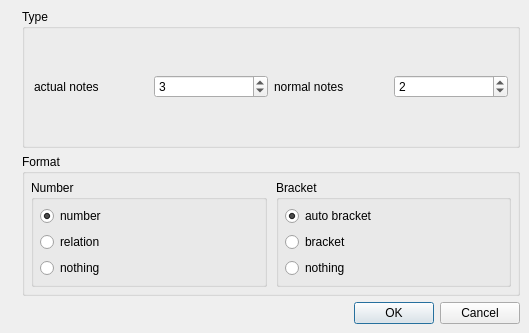
<ui version="4.0" >
 <class>TupletDialog</class>
 <widget class="QDialog" name="TupletDialog" >
  <property name="geometry" >
   <rect>
    <x>0</x>
    <y>0</y>
    <width>529</width>
    <height>333</height>
   </rect>
  </property>
  <property name="windowTitle" >
   <string>MuseScore: create tuplet</string>
  </property>
  <layout class="QHBoxLayout" >
   <property name="margin" >
    <number>0</number>
   </property>
   <item>
    <widget class="QLabel" name="label_3" >
     <property name="sizePolicy" >
      <sizepolicy vsizetype="Ignored" hsizetype="Fixed" >
       <horstretch>0</horstretch>
       <verstretch>0</verstretch>
      </sizepolicy>
     </property>
     <property name="text" >
      <string/>
     </property>
     <property name="pixmap" >
      <pixmap>:/data/bg1.jpg</pixmap>
     </property>
    </widget>
   </item>
   <item>
    <layout class="QGridLayout" >
     <property name="margin" >
      <number>9</number>
     </property>
     <item row="0" column="0" >
      <widget class="QGroupBox" name="groupBox" >
       <property name="title" >
        <string>Type</string>
       </property>
       <property name="flat" >
        <bool>true</bool>
       </property>
       <layout class="QHBoxLayout" >
        <property name="margin" >
         <number>9</number>
        </property>
        <item>
         <widget class="QLabel" name="label" >
          <property name="text" >
           <string>actual notes</string>
          </property>
         </widget>
        </item>
        <item>
         <widget class="QSpinBox" name="actualNotes" >
          <property name="sizePolicy" >
           <sizepolicy vsizetype="Fixed" hsizetype="Preferred" >
            <horstretch>0</horstretch>
            <verstretch>0</verstretch>
           </sizepolicy>
          </property>
          <property name="minimum" >
           <number>2</number>
          </property>
          <property name="maximum" >
           <number>9999</number>
          </property>
          <property name="value" >
           <number>3</number>
          </property>
         </widget>
        </item>
        <item>
         <widget class="QLabel" name="label_2" >
          <property name="text" >
           <string>normal notes</string>
          </property>
         </widget>
        </item>
        <item>
         <widget class="QSpinBox" name="normalNotes" >
          <property name="sizePolicy" >
           <sizepolicy vsizetype="Fixed" hsizetype="Preferred" >
            <horstretch>0</horstretch>
            <verstretch>0</verstretch>
           </sizepolicy>
          </property>
          <property name="minimum" >
           <number>1</number>
          </property>
          <property name="maximum" >
           <number>9999</number>
          </property>
          <property name="value" >
           <number>2</number>
          </property>
         </widget>
        </item>
       </layout>
      </widget>
     </item>
     <item row="1" column="0" >
      <widget class="QGroupBox" name="groupBox_2" >
       <property name="title" >
        <string>Format</string>
       </property>
       <property name="flat" >
        <bool>true</bool>
       </property>
       <layout class="QHBoxLayout" >
        <property name="spacing" >
         <number>9</number>
        </property>
        <property name="margin" >
         <number>6</number>
        </property>
        <item>
         <widget class="QGroupBox" name="groupBox_3" >
          <property name="title" >
           <string>Number</string>
          </property>
          <property name="flat" >
           <bool>true</bool>
          </property>
          <layout class="QVBoxLayout" >
           <property name="margin" >
            <number>6</number>
           </property>
           <item>
            <widget class="QRadioButton" name="number" >
             <property name="text" >
              <string>number</string>
             </property>
             <property name="checked" >
              <bool>true</bool>
             </property>
            </widget>
           </item>
           <item>
            <widget class="QRadioButton" name="relation" >
             <property name="text" >
              <string>relation</string>
             </property>
            </widget>
           </item>
           <item>
            <widget class="QRadioButton" name="noNumber" >
             <property name="text" >
              <string>nothing</string>
             </property>
            </widget>
           </item>
          </layout>
         </widget>
        </item>
        <item>
         <widget class="QGroupBox" name="groupBox_4" >
          <property name="title" >
           <string>Bracket</string>
          </property>
          <property name="flat" >
           <bool>true</bool>
          </property>
          <layout class="QVBoxLayout" >
           <property name="margin" >
            <number>6</number>
           </property>
           <item>
            <widget class="QRadioButton" name="autoBracket" >
             <property name="text" >
              <string>auto bracket</string>
             </property>
             <property name="checked" >
              <bool>true</bool>
             </property>
            </widget>
           </item>
           <item>
            <widget class="QRadioButton" name="bracket" >
             <property name="text" >
              <string>bracket</string>
             </property>
            </widget>
           </item>
           <item>
            <widget class="QRadioButton" name="noBracket" >
             <property name="text" >
              <string>nothing</string>
             </property>
            </widget>
           </item>
          </layout>
         </widget>
        </item>
       </layout>
      </widget>
     </item>
     <item row="2" column="0" >
      <widget class="QDialogButtonBox" name="buttonBox" >
       <property name="orientation" >
        <enum>Qt::Horizontal</enum>
       </property>
       <property name="standardButtons" >
        <set>QDialogButtonBox::Cancel|QDialogButtonBox::Ok</set>
       </property>
      </widget>
     </item>
    </layout>
   </item>
  </layout>
 </widget>
 <resources>
  <include location="mscore.qrc" />
 </resources>
 <connections>
  <connection>
   <sender>buttonBox</sender>
   <signal>accepted()</signal>
   <receiver>TupletDialog</receiver>
   <slot>accept()</slot>
   <hints>
    <hint type="sourcelabel" >
     <x>248</x>
     <y>254</y>
    </hint>
    <hint type="destinationlabel" >
     <x>157</x>
     <y>274</y>
    </hint>
   </hints>
  </connection>
  <connection>
   <sender>buttonBox</sender>
   <signal>rejected()</signal>
   <receiver>TupletDialog</receiver>
   <slot>reject()</slot>
   <hints>
    <hint type="sourcelabel" >
     <x>316</x>
     <y>260</y>
    </hint>
    <hint type="destinationlabel" >
     <x>286</x>
     <y>274</y>
    </hint>
   </hints>
  </connection>
 </connections>
</ui>
